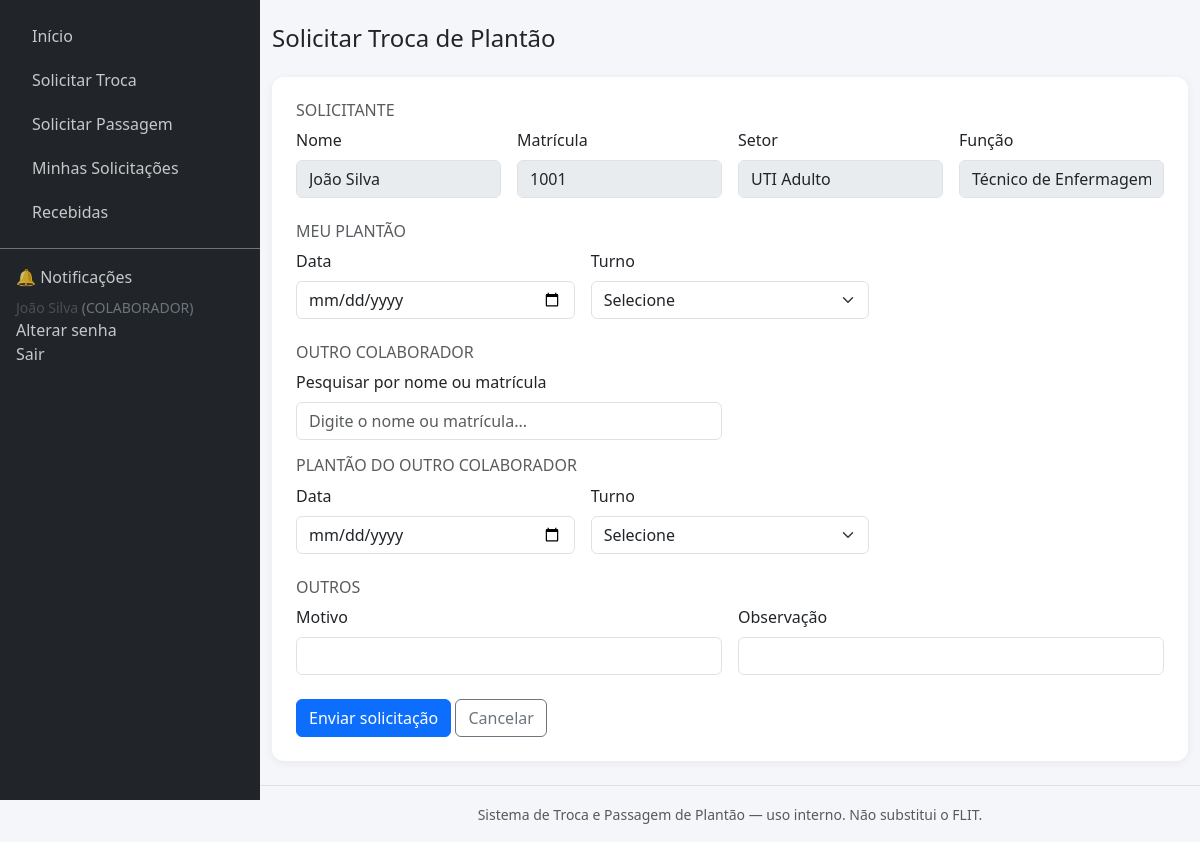
The page /public/trocas_nova.php (signed in) on the database its author committed.
### tables this page shows
CREATE TABLE usuarios (
    id INT AUTO_INCREMENT PRIMARY KEY,
    matricula VARCHAR(30) NOT NULL UNIQUE,
    nome VARCHAR(150) NOT NULL,
    cpf VARCHAR(14) NOT NULL UNIQUE,
    email VARCHAR(150) NOT NULL,
    setor_id INT NOT NULL,
    funcao VARCHAR(100) NOT NULL,
    perfil_id INT NOT NULL,
    status ENUM('ATIVO','INATIVO') NOT NULL DEFAULT 'ATIVO',
    senha_hash VARCHAR(255) NOT NULL,
    trocar_senha_primeiro_acesso TINYINT(1) NOT NULL DEFAULT 1,
    tentativas_login INT NOT NULL DEFAULT 0,
    bloqueado_ate DATETIME NULL,
    criado_em DATETIME NOT NULL DEFAULT CURRENT_TIMESTAMP,
    atualizado_em DATETIME NOT NULL DEFAULT CURRENT_TIMESTAMP ON UPDATE CURRENT_TIMESTAMP,
    CONSTRAINT fk_usuarios_setor FOREIGN KEY (setor_id) REFERENCES setores(id),
    CONSTRAINT fk_usuarios_perfil FOREIGN KEY (perfil_id) REFERENCES perfis(id)
);

CREATE TABLE setores (
    id INT AUTO_INCREMENT PRIMARY KEY,
    nome VARCHAR(120) NOT NULL,
    status ENUM('ATIVO','INATIVO') NOT NULL DEFAULT 'ATIVO',
    criado_em DATETIME NOT NULL DEFAULT CURRENT_TIMESTAMP,
    atualizado_em DATETIME NOT NULL DEFAULT CURRENT_TIMESTAMP ON UPDATE CURRENT_TIMESTAMP
);

### app/Helpers/helpers.php (called while the page is built, shortened)
<?php
function h(?string $value): string
{
    return htmlspecialchars((string)($value ?? ''), ENT_QUOTES, 'UTF-8');
}
function url(string $path = ''): string
{
    $script = $_SERVER['SCRIPT_NAME'] ?? '';
    $base = str_replace('\\', '/', dirname($script));
    $base = rtrim($base, '/');
    return $base . '/' . ltrim($path, '/');
}
function old(string $key, $default = '')
{
    $old = \App\Core\Session::flash('_old');
    return h($old[$key] ?? $default);
}
function view(string $viewPath, array $dados = []): void
{
    $root = dirname(__DIR__, 2);
    extract($dados, EXTR_SKIP);
    $conteudoView = $root . '/views/' . $viewPath . '.php';
    require $root . '/views/partials/header.php';
    require $conteudoView;
    require $root . '/views/partials/footer.php';
}

### public/trocas_nova.php (called while the page is built, shortened)
<?php
require_once __DIR__ . '/../app/Core/bootstrap.php';
$usuarioRepo = new UsuarioRepository();
$solicitante = $usuarioRepo->buscarPorId(Auth::id());
view('trocas/nova', compact('solicitante', 'periodoAtivo', 'limiteAtingido', 'mensagemErro'));

### app/Core/bootstrap.php (called while the page is built, shortened)
<?php
$root = dirname(__DIR__, 2);
spl_autoload_register(function (string $class) use ($root) {
    $prefix = 'App\\';
    $relative = substr($class, strlen($prefix));
    $file = $root . '/app/' . str_replace('\\', '/', $relative) . '.php';
});
require_once __DIR__ . '/../Helpers/helpers.php';

### config/database.php (called while the page is built)
<?php
return [
    'host'      => getenv('DB_HOST') ?: '127.0.0.1',
    'port'      => getenv('DB_PORT') ?: '3306',
    'database'  => getenv('DB_NAME') ?: 'troca_plantao',
    'username'  => getenv('DB_USER') ?: 'root',
    'password'  => getenv('DB_PASS') ?: '',
    'charset'   => 'utf8mb4',
];

### app/Core/Database.php (called while the page is built, shortened)
<?php
class Database
{
    private static ?PDO $instance = null;
    public static function connection(): PDO
    {
        if (self::$instance === null) {
            $config = require __DIR__ . '/../../config/database.php';
            $dsn = sprintf(
                'mysql:host=%s;port=%s;dbname=%s;charset=%s',
                $config['host'],
                $config['port'],
                $config['database'],
                $config['charset']
            );
            try {
                self::$instance = new PDO($dsn, $config['username'], $config['password'], [
                    PDO::ATTR_ERRMODE            => PDO::ERRMODE_EXCEPTION,
                    PDO::ATTR_DEFAULT_FETCH_MODE => PDO::FETCH_ASSOC,
                    PDO::ATTR_EMULATE_PREPARES   => false,
                ]);
            } catch (PDOException $e) {
                error_log('Erro de conexão com o banco: ' . $e->getMessage());
                http_response_code(500);
                die('Não foi possível conectar ao banco de dados. Verifique config/database.php.');
            }
        }
        return self::$instance;
    }
}

### app/Core/Session.php (called while the page is built, shortened)
<?php
class Session
{
    public static function get(string $key, $default = null)
    {
        return $_SESSION[$key] ?? $default;
    }
    public static function flash(string $key, $value = null)
    {
        $data = $_SESSION['_flash'][$key] ?? null;
        return $data;
    }
}

### app/Core/Auth.php (called while the page is built, shortened)
<?php
class Auth
{
    public static function id(): ?int
    {
        return Session::get('usuario_id');
    }
}

### app/Repositories/UsuarioRepository.php (called while the page is built, shortened)
<?php
class UsuarioRepository
{
    private PDO $db;
    public function __construct()
    {
        $this->db = Database::connection();
    }
    public function buscarPorId(int $id): ?array
    {
        $sql = "SELECT u.*, p.codigo AS perfil_codigo, p.nome AS perfil_nome, s.nome AS setor_nome
                FROM usuarios u
                JOIN perfis p ON p.id = u.perfil_id
                JOIN setores s ON s.id = u.setor_id
                WHERE u.id = :id LIMIT 1";
        $stmt = $this->db->prepare($sql);
        $stmt->execute(['id' => $id]);
        $row = $stmt->fetch();
        return $row ?: null;
    }
}

### views/trocas/nova.php (the view, shortened to what this page needs)
<h4 class="mb-4">Solicitar Troca de Plantão</h4>
<div class="card card-dashboard p-4">
  <form method="post" action="<?= url('trocas_nova.php') ?>" id="formTroca">
    <h6 class="text-muted">SOLICITANTE</h6>
    <div class="row g-3 mb-4">
      <div class="col-md-3"><label class="form-label">Nome</label><input class="form-control" value="<?= h($solicitante['nome']) ?>" disabled></div>
      <div class="col-md-3"><label class="form-label">Matrícula</label><input class="form-control" value="<?= h($solicitante['matricula']) ?>" disabled></div>
      <div class="col-md-3"><label class="form-label">Setor</label><input class="form-control" value="<?= h($solicitante['setor_nome']) ?>" disabled></div>
      <div class="col-md-3"><label class="form-label">Função</label><input class="form-control" value="<?= h($solicitante['funcao']) ?>" disabled></div>
    </div>
    <h6 class="text-muted">MEU PLANTÃO</h6>
    <div class="row g-3 mb-4">
      <div class="col-md-4"><label class="form-label">Data</label><input type="date" name="meu_data" class="form-control" value="<?= old('meu_data') ?>" required></div>
      <div class="col-md-4"><label class="form-label">Turno</label>
        <select name="meu_turno" class="form-select" required>
          <option value="">Selecione</option>
        </select>
      </div>
    </div>
    <h6 class="text-muted">OUTRO COLABORADOR</h6>
    <div class="row g-3 mb-2">
      <div class="col-md-6">
        <label class="form-label">Pesquisar por nome ou matrícula</label>
        <input type="text" id="buscaColaborador" class="form-control" placeholder="Digite o nome ou matrícula..." autocomplete="off">
      </div>
    </div>
    <h6 class="text-muted mt-3">PLANTÃO DO OUTRO COLABORADOR</h6>
    <div class="row g-3 mb-4">
      <div class="col-md-4"><label class="form-label">Data</label><input type="date" name="outro_data" class="form-control" value="<?= old('outro_data') ?>" required></div>
      <div class="col-md-4"><label class="form-label">Turno</label>
        <select name="outro_turno" class="form-select" required>
          <option value="">Selecione</option>
        </select>
      </div>
    </div>
    <h6 class="text-muted">OUTROS</h6>
    <div class="row g-3 mb-4">
      <div class="col-md-6"><label class="form-label">Motivo</label><input type="text" name="motivo" class="form-control" value="<?= old('motivo') ?>"></div>
      <div class="col-md-6"><label class="form-label">Observação</label><input type="text" name="observacao" class="form-control" value="<?= old('observacao') ?>"></div>
    </div>
    <button type="submit" class="btn btn-primary">Enviar solicitação</button>
    <a href="<?= url('index.php') ?>" class="btn btn-outline-secondary">Cancelar</a>
  </form>
</div>

### public/assets/css/estilo.css (style rules this page uses)
body { background-color: #f4f6f9; }
.card-dashboard { border: none; border-radius: 12px; box-shadow: 0 2px 8px rgba(0,0,0,.06); }

### rows shown on the page
usuarios: nome "João Silva", matricula "1001", setor.nome "UTI Adulto", funcao "Técnico de Enfermagem"

### other values the page prints
Auth::nome() "João Silva"
Auth::perfil() "COLABORADOR"
